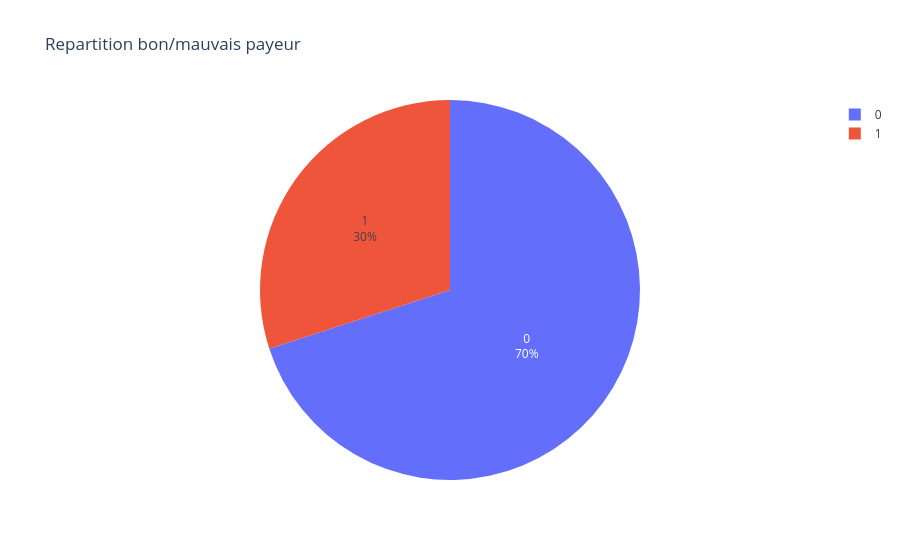

Notebook cell for this chart:
### Code cell
# Distribution de la cible
fig = px.pie(df, names='target', title='Repartition bon/mauvais payeur',
             color_discrete_map={0: '#43A047', 1: '#D64045'},
             template='plotly_white')
fig.update_traces(textinfo='percent+label')
fig.show()

### Figure 1 — Plotly figure (JSON) as saved in the notebook; plotly's stock layout.template omitted (floating-point values rounded to 4 significant figures; data arrays with more than 128 entries replaced by an {"elided": "..."} marker saying what was removed)
{"data": [{"domain": {"x": [0, 1], "y": [0, 1]}, "hovertemplate": "target=%{label}<extra></extra>", "labels": {"elided": "1000 int values"}, "legendgroup": "", "name": "", "showlegend": true, "textinfo": "percent+label", "type": "pie"}], "layout": {"legend": {"tracegroupgap": 0}, "title": {"text": "Repartition bon/mauvais payeur"}}}
